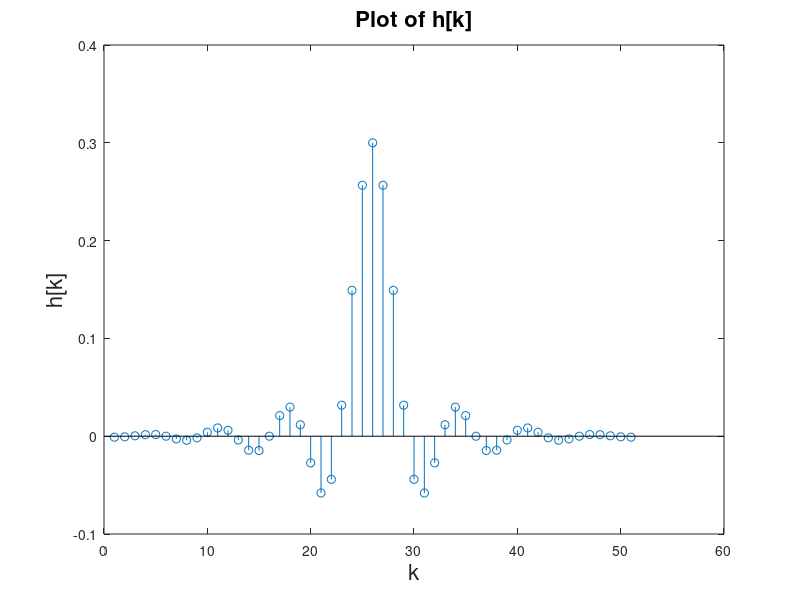

Source code (MATLAB): (Note: this script raises an error after producing the figure.)
k = (0:1:50);
sincPart = 0.3 .* sinc(0.3 .* (k - 25));
cosPart = 0.54 - 0.46 .* cos(2 .* pi .* k ./ 50 );
h = sincPart .* cosPart;

stem(h);
title('Plot of h[k]', 'Fontsize', 16);
xlabel('k', 'Fontsize', 16);
ylabel('h[k]', 'Fontsize', 16);

% Change in quality of the audio file
[x3, Fs] = audioread("baila.wav");
x3h = conv(x3, h);

audiowrite("baila_filtered.wav", x3h, Fs);
